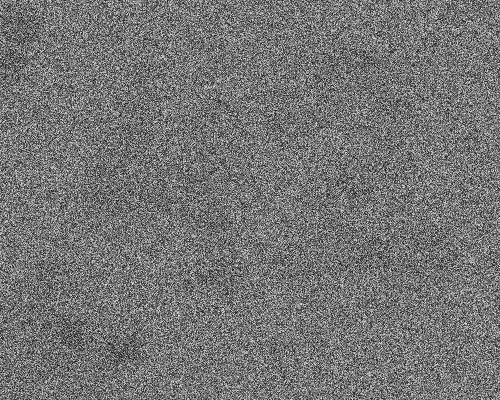
#> input picture Chapter01/data/noisy_number_2023.png, 500 x 400 px
$ jupyter execute --allow-errors quiz.ipynb
#> lines starting #> are read from the running program, lines starting #| are printed output that depends on the picture
### Chapter01/functions.py
from scipy.ndimage import convolve
from scipy.linalg import circulant
import numpy as np
import skimage
from loguru import logger
import matplotlib.pyplot as plt


# [24 lines left out: functions smooth_image_2D, create_1D_kernel, not called in this run]


def derivative_1D_kernel(sigma, x):
    kernel = -x/(sigma**2) * np.exp(-0.5 * (x/sigma)**2)
    return kernel


def create_1D_kernel_2(t, n, return_x = False):
    sigma = np.sqrt(t)
    print(f"Sigma: {sigma}")
    radius = int(np.ceil(sigma * n))
    x = np.arange(-radius, radius + 1)
    kernel = np.exp(-x**2 / (2 * sigma**2))
    kernel /= kernel.sum()
    if  return_x == True:
        return kernel, x
    return kernel


# [65 lines left out: functions create_1D_kernel_grad_2, apply_separable_gaussian_convolution, convolve_columns, convolve_rows, not called in this run]


def get_gray_image(path):
#> called with path = 'data/noisy_number_2023.png'
    image_original = skimage.io.imread(path)
#> image_original is the input picture: shape (400, 500); min 13, max 225, mean 117.2
    return skimage.img_as_float(image_original)


def length_of_segmentation_boundary(image):
    # create a coppy of the image
    image_copy = image.copy()
    logger.info(f"Original image values: {np.unique(image_copy)}")

    # determine the unique values in the image
    unique_values = np.unique(image_copy)
    logger.info(f"Unique values: {unique_values}")
    for i, value in enumerate(unique_values):
        logger.info(f"Mapping {value} to {i}")
        image_copy[image_copy == value] = i

    logger.info(f"After mapping, values: {np.unique(image_copy)}")

    # convert to int32 to avoid overflow of the unit8
    image_copy = image_copy.astype(np.int32)

    # calculate the row and column differences
    row_diff = np.abs(image_copy[1:] - image_copy[:-1])
    logger.info(f"Row differences: {np.unique(row_diff, return_counts=True)}")
    col_diff = np.abs(image_copy[:,:-1] - image_copy[:,1:])
    logger.info(f"Column differences: {np.unique(col_diff, return_counts=True)}")

    count_of_row_diff = np.unique(row_diff, return_counts=True)
    indexes = count_of_row_diff[0] > 0
    count_of_row_diff = sum(count_of_row_diff[1][indexes])
    logger.info(f"Count of row differences: {count_of_row_diff}")

    count_of_col_diff = np.unique(col_diff, return_counts=True)
    indexes = count_of_col_diff[0] > 0
    count_of_col_diff = sum(count_of_col_diff[1][indexes])
    logger.info(f"Count of column differences: {count_of_col_diff}")

    logger.info(f"Total length of segmentation boundary: {count_of_row_diff + count_of_col_diff}")


    fig, ax = plt.subplots(1, 2, figsize=(10, 5))
    ax[0].imshow(row_diff, cmap='gray')
    ax[0].set_title("Row differences")
    ax[1].imshow(col_diff, cmap='gray')
    ax[1].set_title("Column differences")
    plt.show()
    return count_of_row_diff + count_of_col_diff


# [159 lines left out: functions create_entry, save_to_file, smoothing_equation_1_10_2, get_gaussian_kernels, calculate_distance_, main, not called in this run]

# [2 lines that do not run on import are left out]

### Chapter01/quiz.ipynb
[cell 1]
import numpy as np
import matplotlib.pyplot as plt
import skimage.io
import cv2
from scipy.ndimage import convolve
from functions import *

## Week 1 Quiz

### 1. Which number appears in the center of the image when you convolve the image noisy_number_2023.png with an appropriately large Gaussian kernel? (In connection to 1.1.1)

[cell 2]
# define parameters for the Gaussian kernel
t = 90.  # variance/width of the Gaussian
N = 5.    # number of standard deviations to extend the kernel

# create the 1D kernel and get the x-coordinates
# kernel_1D will be used for both horizontal and vertical convolutions
kernel_1D = create_1D_kernel_2(t, N)  # x contains positions from -50 to 50

[cell 3]
# Load the noisy image and convert it to grayscale
noisy_number = get_gray_image("data/noisy_number_2023.png")

# Create figure and display the original noisy image
plt.figure(figsize=(10, 10))
plt.imshow(noisy_number, cmap='gray') # Use gray colormap for grayscale visualization
plt.axis('off')  # Hide axis for better visualization
plt.title("Original Image") # Add descriptive title
plt.show()

[cell 4]
# create a 2D kernel as a outer product of two 1D kernels

kernel_2D = np.outer(kernel_1D, kernel_1D)

# apply the kernel to the image

filtered_image = convolve(noisy_number, kernel_2D)
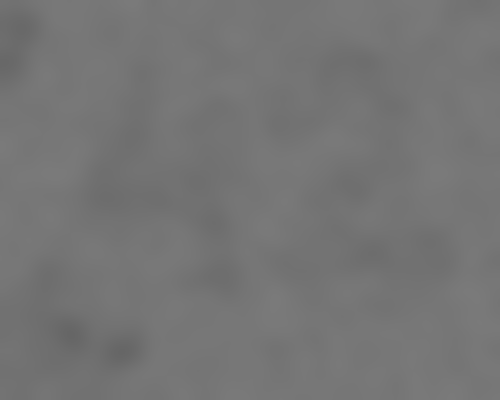
#> filtered_image: shape (400, 500) float64; min 0.402, max 0.482, mean 0.46

# visualize the result

plt.figure(figsize=(10, 10))
plt.imshow(filtered_image, cmap='gray')
plt.axis('off')
plt.title("Filtered Image")
plt.show()


noise_number_exercise = 42

### 2. What is the boundary length computed from the image fuel_cell_2.tif? (In connection to 1.1.2

[cell 5]
# load the image
image = skimage.io.imread('data/fuel_cells/fuel_cell_2.tif')
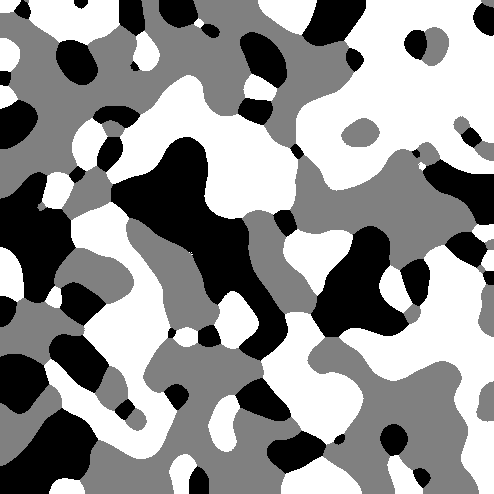
#> input picture Chapter01/data/fuel_cells/fuel_cell_2.tif, 494 x 494 px
#> image is the input picture: shape (494, 494); min 0, max 255, mean 145.1

# display the image
plt.imshow(image, cmap='gray')
plt.axis('off')
plt.title('Fuel Cell 2 - Segmentation Boundary')
plt.show()

# find the unique values in the image
unique_values = np.unique(image)
#> unique_values = [0, 128, 255]
print(unique_values)
#| [  0 128 255]

print(f"Image type is {image.dtype}")
#| Image type is uint8

[cell 6]
length_of_boundary = length_of_segmentation_boundary(image)
#> the loop in length_of_segmentation_boundary, `for i, value in enumerate(unique_values):` made 3 passes
#> value on passes 1 to 3: 0, 128, 255
#> in length_of_segmentation_boundary, `image_copy = image_copy.astype(np.int32)`:
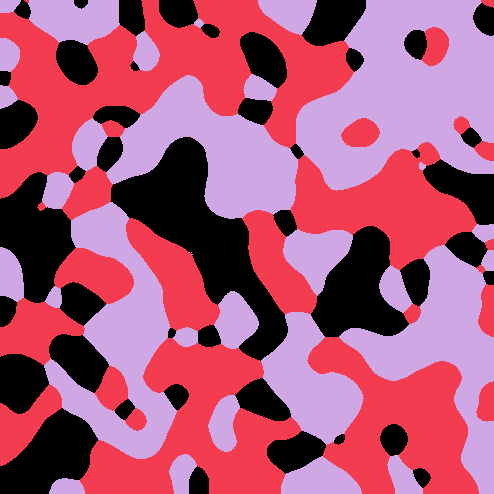
#> image_copy: shape (494, 494) int32; 3 distinct labels, from 0 to 2; one colour per label, 0 black
#> in length_of_segmentation_boundary, `row_diff = np.abs(image_copy[1:] - image_copy[:-1])`:
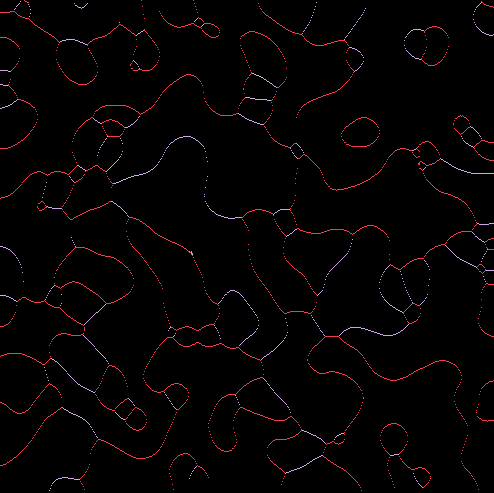
#> row_diff: shape (493, 494) int32; 3 distinct labels, from 0 to 2; one colour per label, 0 black
#> in length_of_segmentation_boundary, `col_diff = np.abs(image_copy[:,:-1] - image_copy[:,1:])`:
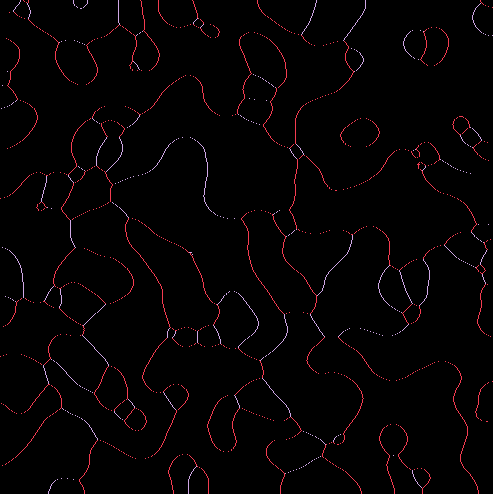
#> col_diff: shape (494, 493) int32; 3 distinct labels, from 0 to 2; one colour per label, 0 black
#> in length_of_segmentation_boundary, `count_of_row_diff = np.unique(row_diff, return_counts=True)`: count_of_row_diff = ([0, 1, 2], [238265, 3823, 1454])
#> in length_of_segmentation_boundary, `indexes = count_of_row_diff[0] > 0`: indexes = [False, True, True]
#> in length_of_segmentation_boundary, `count_of_row_diff = sum(count_of_row_diff[1][indexes])`: count_of_row_diff = 5277
#> in length_of_segmentation_boundary, `count_of_col_diff = np.unique(col_diff, return_counts=True)`: count_of_col_diff = ([0, 1, 2], [238018, 3939, 1585])
#> in length_of_segmentation_boundary, `count_of_col_diff = sum(count_of_col_diff[1][indexes])`: count_of_col_diff = 5524
#> length_of_boundary = 10801
print(f"Length of the segmentation boundary is {length_of_boundary}")
#| Length of the segmentation boundary is 10801

### 3.  What is the length of the curve computed by smoothing dino_noisy.txt curve using Equation 1.10 and the parameter λ = 0.19? (In connection to 1.1.3)

#> (a cell that did not finish here is left out)

#> (a cell that did not finish here is left out)

#> (a cell that did not finish here is left out)
